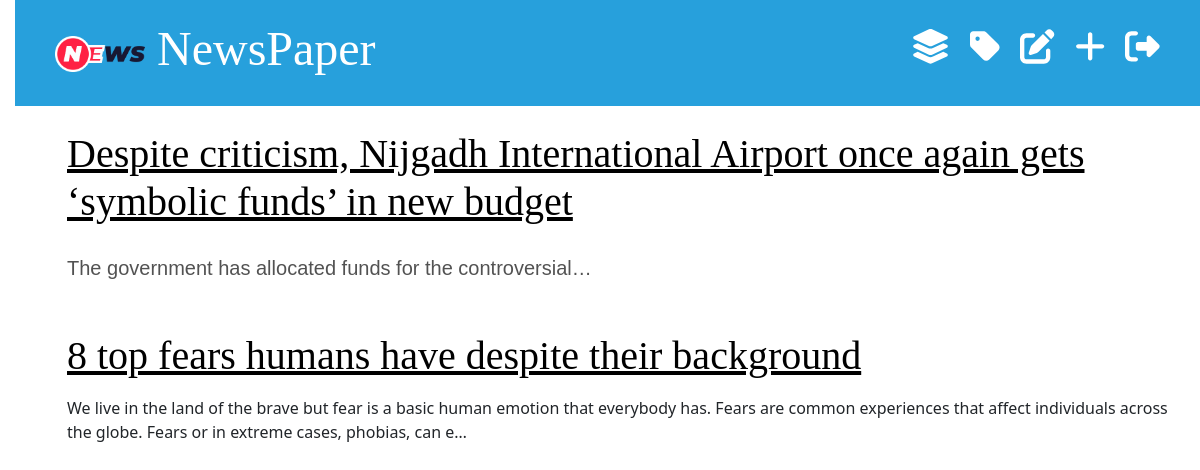
The page /draft1-list/ (signed in) on the database as committed earlier.
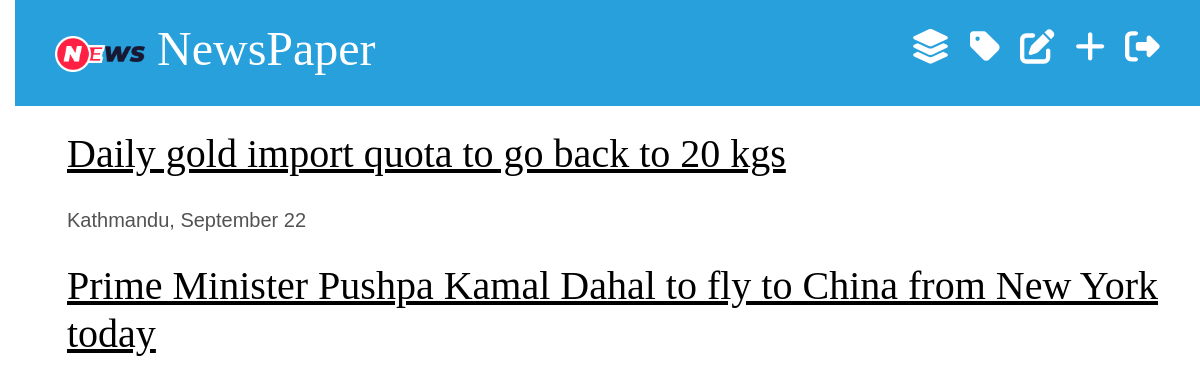
The same page on the database as committed later.
### newspaper1_app/models.py (models this page shows, shortened)
class TimeStampModel(models.Model):
    created_at = models.DateTimeField(auto_now_add=True)
    updated_at = models.DateTimeField(auto_now=True)
    class Meta:
        abstract = True

class Post(TimeStampModel):
    STATUS_CHOICES = [
        ("active", "Active"),
        ("in_active", "Inactive"),
    ]
    title = models.CharField(max_length=250)
    content = models.TextField()
    featured_image = models.ImageField(upload_to="post1_images/%Y/%m/%d", blank=False)
    author = models.ForeignKey("auth.User", on_delete=models.CASCADE)
    published_at = models.DateTimeField(null=True, blank=True)
    status = models.CharField(max_length=20, choices=STATUS_CHOICES, default="active")
    views_count = models.PositiveBigIntegerField(default=0)
    category = models.ForeignKey(Category, on_delete=models.CASCADE)
    tag = models.ManyToManyField(Tag)

### newspaper1_app/views.py (the view)
class DraftListView(LoginRequiredMixin, ListView):
    model = Post
    template_name = "news_admin/draft1_list.html"
    context_object_name = "posts1"
    queryset = Post.objects.filter(published_at__isnull=True).order_by("-published_at")

### templates/news_admin/draft1_list.html (shortened to what this page needs)
{% extends "news_admin/base.html" %}
{% block content %}
    {% for post in posts1 %}
        <div class="post">
            <h1>
                <a href="{% url 'draft1-detail' post.pk %}">{{ post.title }}</a>
            </h1>
            <p>
                <p>{{ post.content|truncatechars:200|safe }}</p>
            </p>
        </div>
    {% endfor %}
{% endblock content %}

### templates/news_admin/base.html (shortened to what this page needs)
{% load static %}
<!DOCTYPE html>
<html lang="en">
    <head>
        <link href="{% static "css/bootstrap.min.css" %}" rel="stylesheet">
        <link rel="stylesheet" href="{% static "css/blog.css" %}">
        <link href="{% static 'fontawesomefree/css/all.min.css' %}" rel="stylesheet" type="text/css">
    </head>
    <body>
        <div class="page-header mb-4">
            {% if user.is_authenticated %}
                <a href="{% url 'logout' %}" class="top-menu">
                    <i class="fa-solid fa-right-from-bracket ">logout</i>
                </a>
                <a href="{% url 'post1-create' %}" class="top-menu">
                    <i class="fa-solid fa-plus">add</i>
                </a>
                <a href="{% url 'draft1-list' %}" class="top-menu">
                    <i class="fa-solid fa-pen-to-square">edit_square</i>
                </a>
                <a href="{% url 'tag-list' %}" class="top-menu">
                    <i class="fa-solid fa-tag">tag</i>
                </a>
                <a href="{% url 'category-list' %}" class="top-menu">
                    <i class="fa-solid fa-layer-group">category</i>
                </a>
            {% else %}
                <a href="{% url 'login' %}" class="top-menu">
                    <i class="fa-solid fa-right-to-bracket">login</i>
                </a>
            {% endif %}
            <h1>
                <a href="/">
                    <img src="{% static "img/favicon.ico" %}" alt="NewsPaper" width="90px">
                    NewsPaper
                </a>
            </h1>
        </div>
        <div class="container content">
            <div class="row">
                {% block content %}
                {% endblock content %}
            </div>
        </div>
    </body>
</html>

### static/css/blog.css (style rules this page uses)
body { padding-left: 15px; }
h1 a { color: #27a0dc; font-family: "Lobster"; }
.page-header { background-color: #27a0dc; margin-top: 0; padding: 20px 20px 20px 40px; }
.page-header h1, .page-header h1 a, .page-header h1 a:visited, .page-header h1 a:active { color: #ffffff; font-size: 36pt; text-decoration: none; }
.content { margin-left: 40px; }
h1, h2, h3, h4 { font-family: "Lobster", cursive; }
.top-menu, .top-menu:hover, .top-menu:visited { color: #ffffff; float: right; font-size: 26pt; margin-right: 20px; }
.post { margin-bottom: 30px; }
.post h1 a, .post h1 a:visited { color: #000000; }

Rows that differ between the two databases and show on the page:
no longer on this page (row edited): Post: title "Despite criticism, Nijgadh International Airport once again gets ‘symbolic funds’ in new budget", content "The government has allocated funds for the controversial…"
no longer on this page (row edited): Post: title "8 top fears humans have despite their background", content "We live in the land of the brave but fear is a basic human emotion that everybody has. Fears are common experiences that affect individuals across the globe. Fears or in extreme cases, phobias, can e…"
added Post: title "Daily gold import quota to go back to 20 kgs", content "Kathmandu, September 22"
added Post: title "Prime Minister Pushpa Kamal Dahal to fly to China from New York today"
